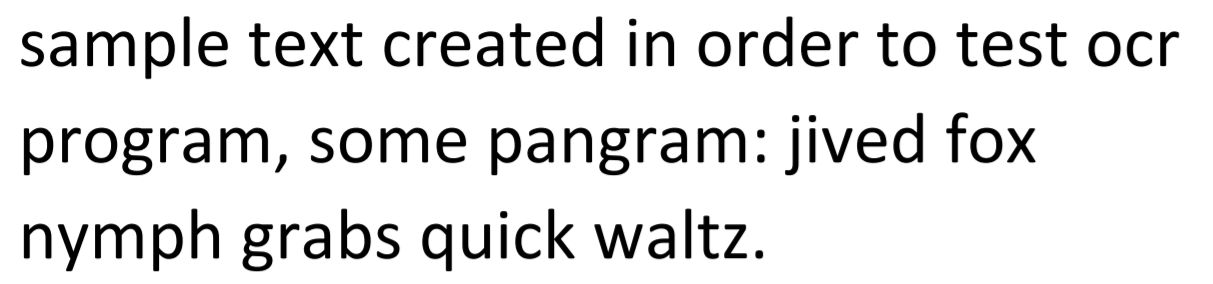
#> input picture data/sample_text.png, 1213 x 284 px, found by its file name
$ python OpticalCharacterRecognition.py
#> lines starting #> are read from the running program, lines starting #| are printed output that depends on the picture; pictures that were not available may be replaced by others from this repository, and a replacement may not be noted
import numpy as np
import matplotlib.pyplot as plt
import scipy
from scipy import ndimage
import string


class OpticalCharacterRecognition:
    def __init__(self, file_path, order=None, serif=False):
#> called with file_path = 'data/default/sample_text.png', serif = False
        self.image = scipy.ndimage.imread(file_path, mode='I')
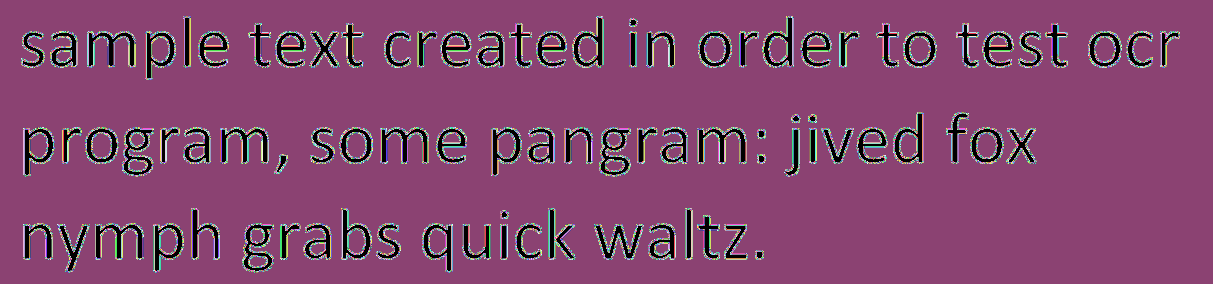
#> self.image: shape (284, 1213) int32; 256 distinct labels, from 0 to 255; one colour per label, 0 black
        self.print_image()
        self.letters_positions = {}
        self.patterns = self.letters_patterns()
        if not serif:
            self.path = 'data/default/'
        else:
            self.path = 'data/serif/'
        if order is None:
            self.order = [('z', 1), ('x', 1), ('w', 1), ('y', 1), ('f', 1), ('k', 1), ('g', 8),
                          ('b', 2), ('p', 8), ('m', 1), ('a', 1), ('t', 5), ('u', 10), ('s', 1),
                          ('j', 2), ('v', 2), ('h', 2), ('q', 12), ('d', 8), ('l', 8), ('e', 8),
                          ('n', 3), ('r', 3), ('i', 4), ('o', 8), ('c', 10), (',', 10), (':', 16), ('.', 16)]
        else:
            self.order = order

    def letters_patterns(self):
        path = 'data/default/'
        letter_patterns = {}
        for letter in string.ascii_lowercase:
            letter_patterns[letter] = self.invertImage(scipy.ndimage.imread(path + letter + '.bmp', mode='I'))
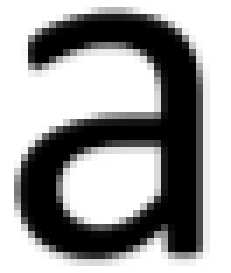
#> input picture data/a.bmp, 33 x 39 px, found by its file name (shown 7 times larger)
#> in invertImage, `image = 255 - image`:
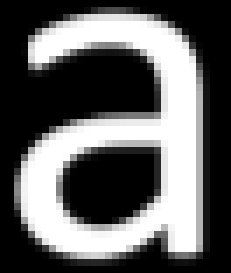
#> image: shape (39, 33) int32 (shown 7 times larger); min 0, max 255, mean 97.5
#> pass 2 of the loop in letters_patterns, `for letter in string.ascii_lowercase:`:
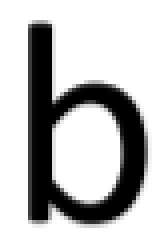
#> input picture data/b.bmp, 39 x 60 px, found by its file name (shown 4 times larger)
#> in invertImage (call 2), `image = 255 - image`:
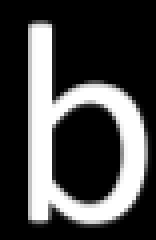
#> image: shape (60, 39) int32 (shown 4 times larger); min 0, max 255, mean 69.5
        letter_patterns[':'] = self.invertImage(scipy.ndimage.imread(path + 'colon' + '.bmp', mode='I'))
        letter_patterns[','] = self.invertImage(scipy.ndimage.imread(path + 'comma' + '.bmp', mode='I'))
        letter_patterns['.'] = self.invertImage(scipy.ndimage.imread(path + 'dot' + '.bmp', mode='I'))
        return letter_patterns

    # [8 lines left out: function get_correlation, not called in this run]

    def print_image(self):
        plt.imshow(self.image)
        plt.show()

    # [25 lines left out: functions get_letters_match, get_letter_positions, remove_letter_from_image, not called in this run]

    def invertImage(self, image):
        image = 255 - image
        return image

    # [13 lines left out: function to_text, not called in this run]


if __name__ == '__main__':

    # frequency order -> worst than default
    # [22 lines left out: functions get_letter_order, get_success_percent, not called in this run]


    text = "sample text created in order to test ocr program, some pangram: jived fox nymph grabs quick waltz."
#> (the run stopped early here; a loop or call above may not have finished)
